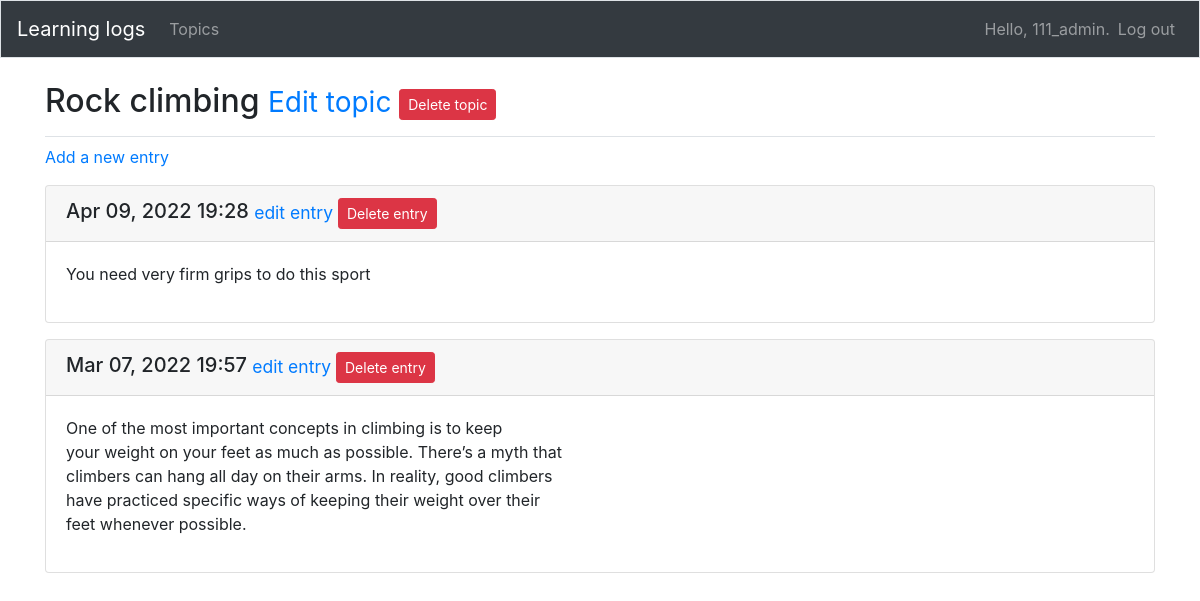
The page /topics/2/ (signed in) on the database its author committed.
### learnin_logs/models.py (models this page shows, shortened)
class Topic(models.Model):
    text = models.CharField(max_length=200)
    date_added = models.DateTimeField(auto_now_add=True)
    owner = models.ForeignKey(User, on_delete=models.CASCADE)
    def __str__(self):
        return self.text

class Entry(models.Model):
    topic = models.ForeignKey(Topic, on_delete=models.CASCADE)
    text = models.TextField()
    date_added = models.DateTimeField(auto_now_add=True)
    class Meta:
        verbose_name_plural = 'entries'

### learnin_logs/views.py (the view)
# urls.py: path('topics/<int:topic_id>/', views.topic, name='topic'),
@login_required
def topic(request, topic_id):
    topic = get_object_or_404(Topic, id=topic_id)
    topic_owner(request,topic)
    entries = topic.entry_set.order_by('-date_added')
    context = {'topic': topic, 'entries': entries}
    return  render(request, 'learnin_logs/topic.html', context)

### learnin_logs/views.py (called while the page is built)
def topic_owner(request, topic):
    if topic.owner != request.user:
        raise Http404

### learnin_logs/templates/learnin_logs/topic.html
{% extends 'learnin_logs/base.html'%}
{% block page_header %}
    <h2>
        {{ topic }} <small><a href="{% url 'learnin_logs:edit_topic' topic.id %}">Edit topic</a>
        <a class="btn btn-sm btn-danger" href="{% url 'learnin_logs:delete_topic' topic.id  %}" role="button">Delete topic</a></small>
    </h2>
{% endblock page_header %}
{% block content %}
  <p>
      <a href="{% url 'learnin_logs:new_entry' topic.id %}">Add a new entry</a>
  </p>
  {% for entry in entries %}
    <div class="card mb-3">
        <h5 class="card-header">
            {{ entry.date_added|date:'M d, Y H:i' }}
            <small><a href="{% url 'learnin_logs:edit_entry' entry.id %}">edit entry</a> <a class="btn btn-sm btn-danger" href="{% url 'learnin_logs:delete_entry' entry.id  %}" role="button">Delete entry</a></small>
        </h5>
        <div class="card-body">
            {{ entry.text|linebreaks }}
        </div>
    </div>
  {% empty %}
      <p>There are no entries for this topic yet.</p>
  {% endfor %}
{% endblock content %}

### learnin_logs/templates/learnin_logs/base.html (shortened to what this page needs)
{% load bootstrap4 %}
<!doctype html>
<html lang="en" xmlns="http://www.w3.org/1999/html" xmlns:background-color="http://www.w3.org/1999/xhtml">
<head>
    {% bootstrap_css %}
</head>
<body>
  <nav class="navbar navbar-expand-md navbar-dark bg-dark mb-4 border">
      <a class="navbar-brand" href="{% url 'learnin_logs:index' %}">Learning logs</a>
  <div class="collapse navbar-collapse" id="collapsibleNavbar">
      {% if user.is_authenticated %}
      <ul class="navbar-nav mr-auto">
          <li class="nav-item">
              <a class="nav-link" href="{% url 'learnin_logs:topics'%}">
                  Topics</a></li>
      </ul>
      {% endif %}
      <ul class="navbar-nav ml-auto">
          {% if user.is_authenticated %}
            <li class="nav-it">
                <span class="navbar-text"}>Hello, {{ user.username }}.</span>
            </li>
            <li class="nav-item">
                <a class="nav-link" href="{% url 'users:logout' %}"> Log out</a>
            </li>
          {% else %}
             <li class="nav=item">
                 <a class="nav-link" href="{% url 'users:register' %}">Register</a>
             </li>
             <li class="nav-item">
                 <a class="nav-link" href="{% url 'users:login' %}">Log in</a></li>
          {% endif %}
      </ul>
  </div>
  </nav>
  <main role="main" class="container">
    <div class="pb-2 mb-2 border-bottom">
        {% block page_header %}{% endblock page_header %}
    </div>
    <div>
        {% block content %}{% endblock content %}
    </div>
  </main>
</body>
</html>

### rows shown on the page
Topic: text "Rock climbing"
Entry: date_added "Apr 09, 2022 19:28", text "You need very firm grips to do this sport"
Entry: date_added "Mar 07, 2022 19:57", text "One of the most important concepts in climbing is to keep your weight on your feet as much as possible. There’s a myth that climbers can hang all day on their arms. In reality, good climbers have practiced specific ways of keeping their weight over their feet whenever possible."

### other values the page prints
{{ user.username }} "111_admin"
